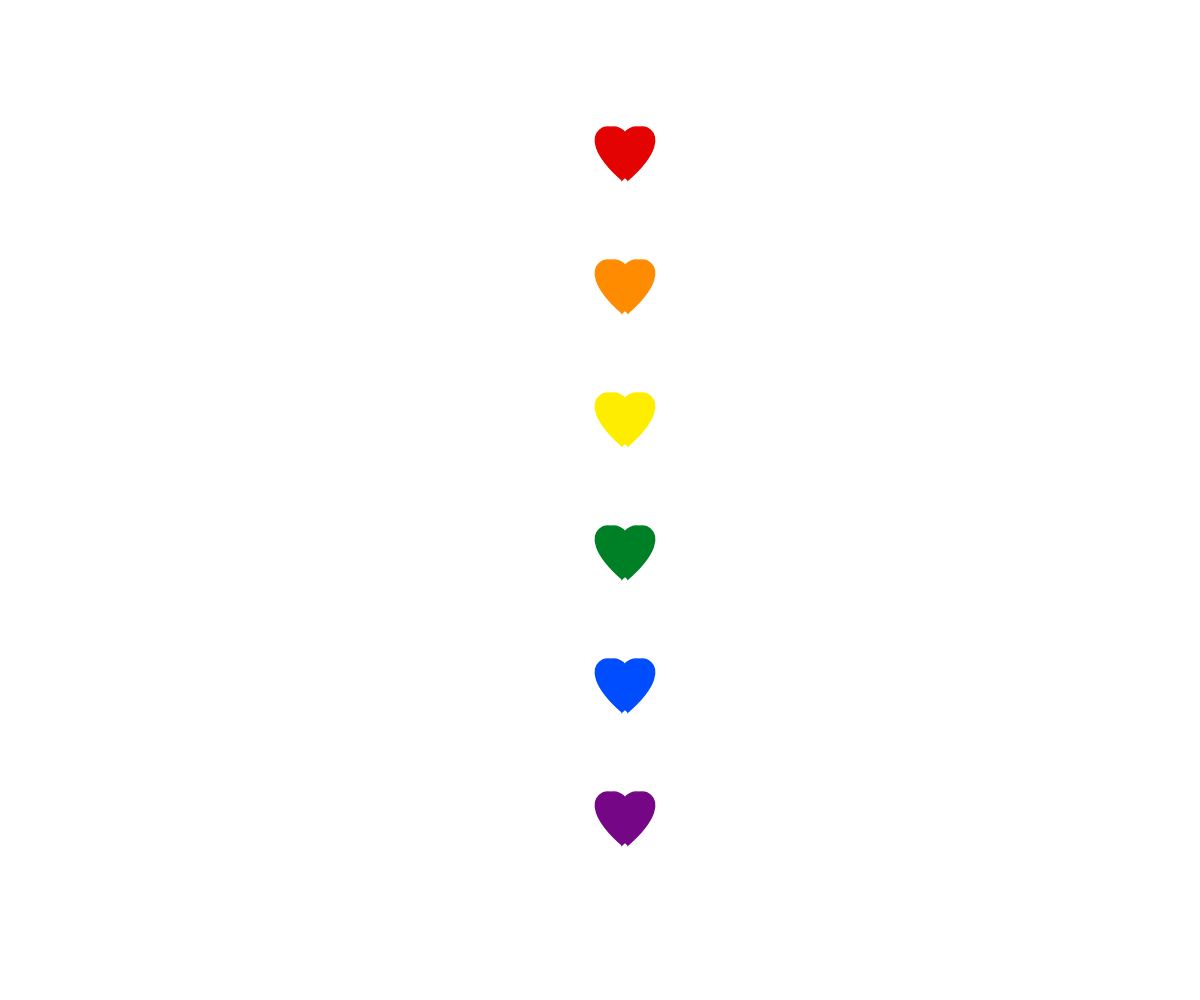
Frame 1 (no input)
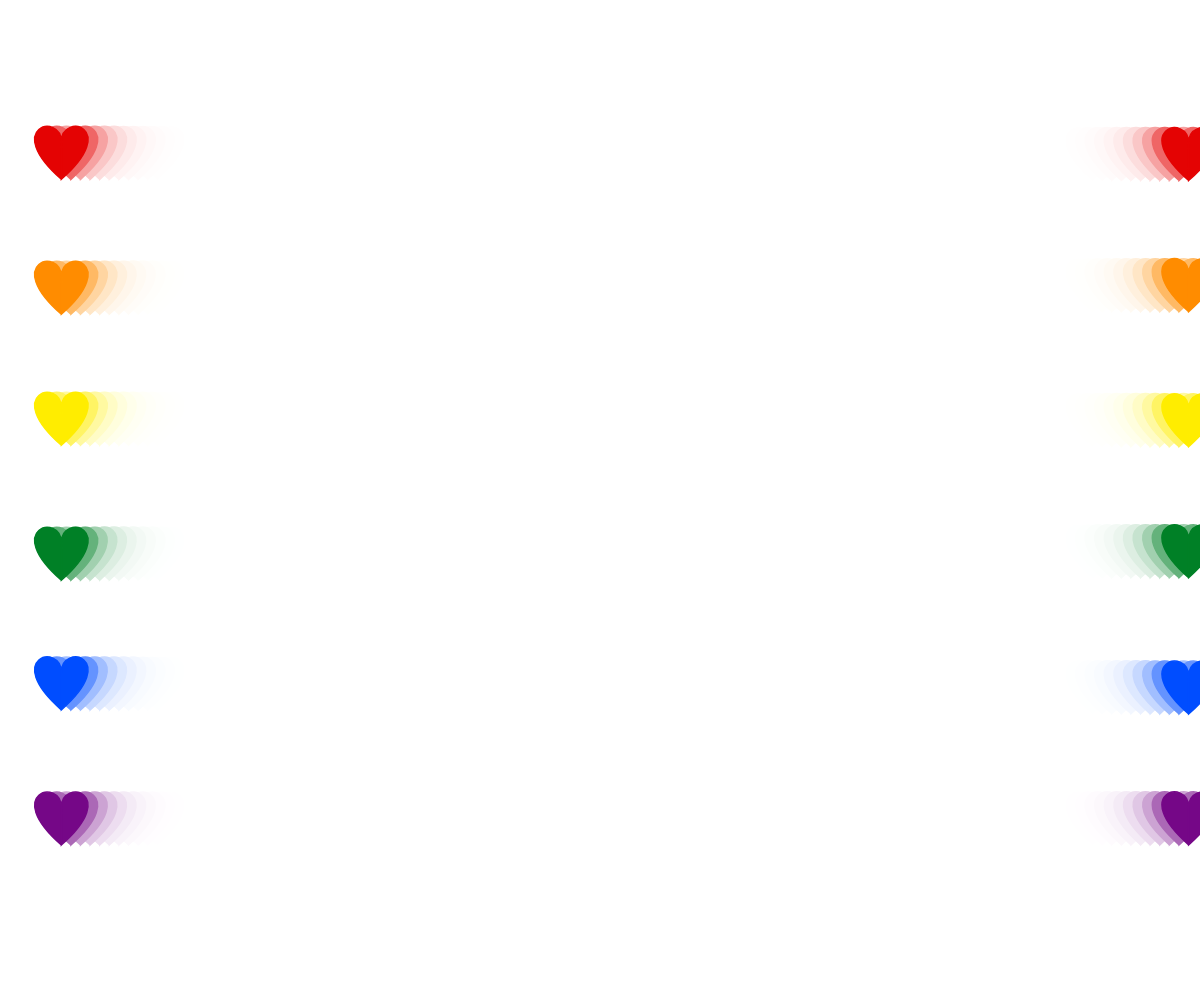
Frame 60 (no input)
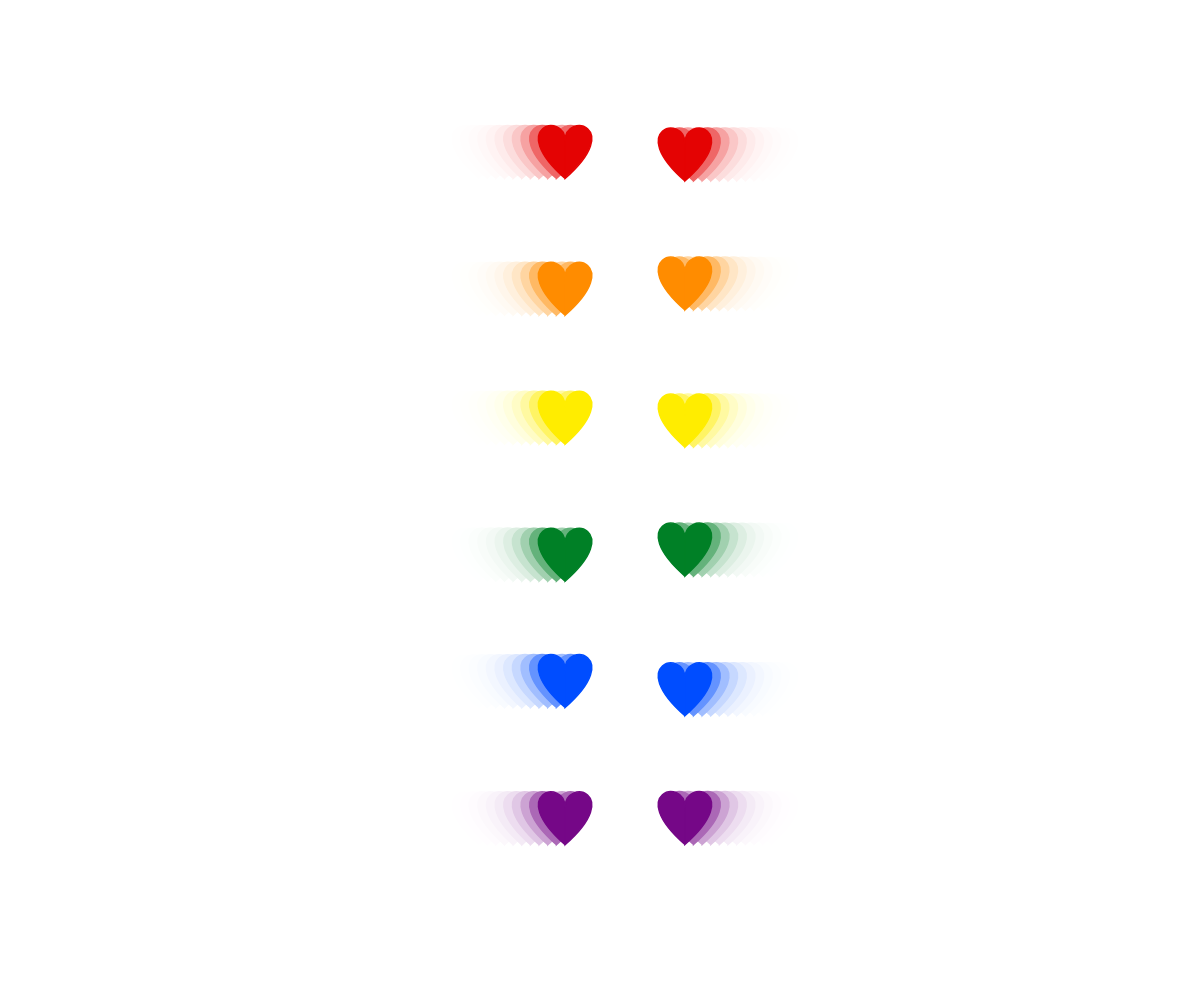
Frame 120 (the mouse pressed at the canvas centre since frame 60)

The p5.js sketch that drew these frames (run headless with seeded random() and noise() and a simulated clock; from frame 60 on, the mouse is pressed at the canvas centre):

// p5.js sketch
// ── sketch.js
var numBalls = 12;
var spring = 0.05;
var gravity = -0.00005;
var friction = -0.9;
var balls = [];
var colors;

function setup() {
  createCanvas(windowWidth, windowHeight);
  var a = 255;  // change this to lighten
  colors = [
    color(228, 3, 3, a),
    color(255, 140, 0, a),
    color(255, 237, 0, a),
    color(0, 128, 38, a),
    color(0, 77, 255, a),
    color(117, 7, 135, a)
  ];
  for (var i = 0; i < numBalls; i++) {
    balls[i] = new Ball(width/2, (i%6)*height*0.133+height*0.15, 60, i, balls);
  }
  noStroke();
  noFill();
  fill(255, 204);
}

function draw() {
  background(255, 100);
  for (var i = 0; i < balls.length; i++) {
    var ball = balls[i];
    ball.collide();
    ball.move();
    ball.display();  
  }
}

 
function Ball(xin, yin, din, idin, oin) {
  this.x = xin;
  this.y = yin;
  this.diameter = din;
  this.id = idin;
  this.others = oin;
  this.vx = 0;
  this.vy = 0;

  this.collide = function() {
    for (var i = this.id + 1; i < numBalls; i++) {
      var dx = this.others[i].x - this.x;
      var dy = this.others[i].y - this.y;
      var distance = sqrt(dx*dx + dy*dy);
      var minDist = this.others[i].diameter/2 + this.diameter/2;
      if (distance < minDist) { 
        var angle = atan2(dy, dx);
        var targetX = this.x + cos(angle) * minDist;
        var targetY = this.y + sin(angle) * minDist;
        var ax = (targetX - this.others[i].x) * spring;
        var ay = (targetY - this.others[i].y) * spring + random(-0.01, 0.01);
        this.vx -= ax;
        this.vy -= ay;
        this.others[i].vx += ax;
        this.others[i].vy += ay;
      }
    }   
  }
  
  this.move = function() {
    this.vy += gravity;
    this.x += this.vx;
    this.y += this.vy;
    if (this.x + this.diameter/2 > width) {
      this.x = width - this.diameter/2;
      this.vx *= friction; 
    }
    else if (this.x - this.diameter/2 < 0) {
      this.x = this.diameter/2;
      this.vx *= friction;
    }
    if (this.y + this.diameter/2 > height) {
      this.y = height - this.diameter/2;
      this.vy *= friction; 
    } 
    else if (this.y - this.diameter/2 < 0) {
      this.y = this.diameter/2;
      this.vy *= friction;
    }
  }
   
  this.display = function() {
    push();  
    fill(colors[this.id%6]);
    stroke(colors[this.id%6]);
    //ellipse(this.x, this.y, this.diameter, this.diameter);
    translate(this.x-50, this.y-this.diameter/2);
    scale(1.5)
    beginShape();
    vertex(50, 15); 
    bezierVertex(50, -5, 90, 5, 50, 40); 
    vertex(50, 15); 
    bezierVertex(50, -5, 10, 5, 50, 40); 
    endShape();
    pop(); 
  }
}
